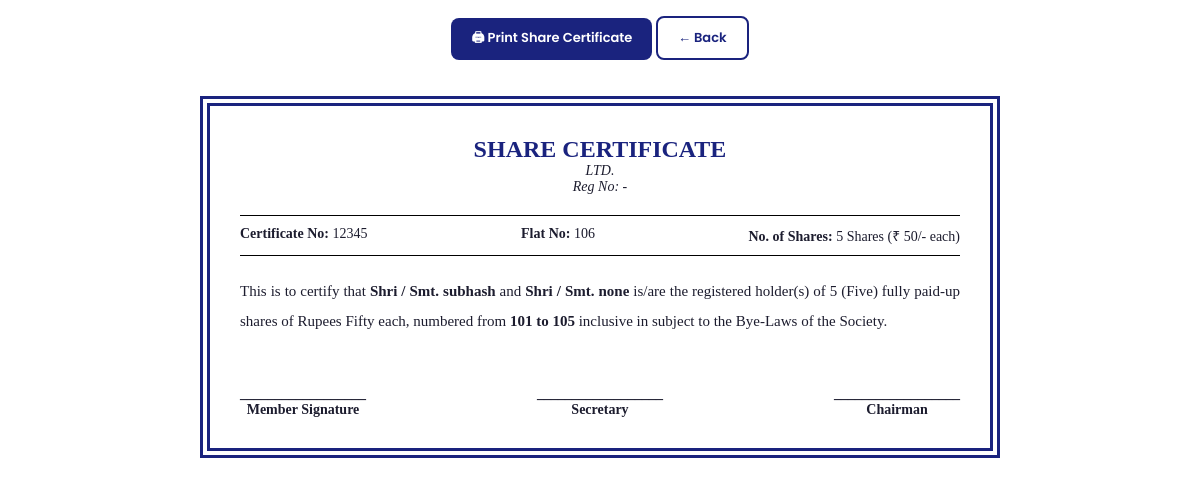
/registers/print/share-cert/3, run on the app's committed database.
### tables this page shows
CREATE TABLE members (
        id INTEGER PRIMARY KEY AUTOINCREMENT,
        society_id INTEGER, member_type TEXT DEFAULT 'Single',
        name TEXT, joint_name TEXT, flat_no TEXT, building_no TEXT,
        share_cert_no TEXT, mobile TEXT, email TEXT, nomination TEXT,
        created_at TEXT DEFAULT (date('now'))
    );

### routes/registers.py (the view)
@registers_bp.route('/registers/print/share-cert/<int:mid>')
def print_share_cert(mid):
    db = get_db()
    soc = db.execute('SELECT * FROM societies WHERE id=?',(sid(),)).fetchone()
    member = db.execute('SELECT * FROM members WHERE id=?',(mid,)).fetchone()
    db.close()
    return render_template('share_cert_print.html', society=soc, member=member)

### database.py (called while the page is built)
def get_db():
    conn = sqlite3.connect(DB_PATH)
    conn.row_factory = sqlite3.Row
    return conn

### routes/registers.py (called while the page is built)
def sid(): return session.get('society_id')

### templates/share_cert_print.html (shortened to what this page needs)
<!DOCTYPE html>
<html>
<head>
  <link rel="stylesheet" href="{{ url_for('static', filename='css/style.css') }}">
</head>
<body>
<div class="no-print" style="text-align:center;padding:16px;">
  <button onclick="window.print()" class="btn btn-primary">🖨 Print Share Certificate</button>
  <a href="{{ url_for('registers.registers', type='Share') }}" class="btn btn-outline">← Back</a>
</div>
<div class="cert-box">
  <div class="cert-header">SHARE CERTIFICATE</div>
  <div class="cert-subheader">{{ society.society_name|upper }} LTD.<br>Reg No: {{ society.register_no or '-' }}</div>
  <div class="cert-details">
    <div><strong>Certificate No:</strong> {{ member.share_cert_no }}</div>
    <div><strong>Flat No:</strong> {{ member.flat_no }}</div>
    <div><strong>No. of Shares:</strong> 5 Shares (₹ 50/- each)</div>
  </div>
  <div class="cert-body">
    This is to certify that <strong>Shri / Smt. {{ member.name }}</strong>
    {% if member.joint_name %} and <strong>Shri / Smt. {{ member.joint_name }}</strong>{% endif %}
    is/are the registered holder(s) of 5 (Five) fully paid-up shares of Rupees Fifty each, numbered from
    <strong>101 to 105</strong> inclusive in <strong>{{ society.society_name }}</strong> subject to the Bye-Laws of the Society.
  </div>
  <div style="margin-top:50px;display:flex;justify-content:space-between;font-size:14px;font-weight:bold;">
    <div>__________________<br>Member Signature</div>
    <div>__________________<br>Secretary</div>
    <div>__________________<br>Chairman</div>
  </div>
</div>
</body>
</html>

### static/css/base.css (style rules this page uses)
:root { --primary:#1a237e; --primary-l:#283593; --accent:#f9a825; --accent-l:#fdd835; --bg:#f0f2f5; --white:#fff; --sidebar-w:240px; --text:#1c1c2e; --muted:#6b7280; --border:#e5e7eb; --success:#16a34a; --error:#dc2626; --warn:#f59e0b; --shadow:0 2px 12px rgba(26,35,126,.10); --radius:12px; }
* { margin:0;padding:0;box-sizing:border-box; }
body { font-family:'Poppins',sans-serif;background:var(--bg);color:var(--text);font-size:14px; }

### static/css/components.css (style rules this page uses)
.btn { padding:10px 20px;border:none;border-radius:8px;font-family:'Poppins',sans-serif; font-size:13px;font-weight:600;cursor:pointer;transition:all .2s;text-decoration:none; display:inline-flex;align-items:center;gap:6px; }
.btn-primary { background:var(--primary);color:#fff; }
.btn-outline { background:transparent;border:2px solid var(--primary);color:var(--primary); }

### templates/share_cert_print.html (style rules this page uses)
body { background: white; font-family: 'Times New Roman', serif; }
.cert-box { max-width: 800px; margin: 20px auto; padding: 30px; border: 10px double #1a237e; text-align: center; }
.cert-header { font-size: 24px; font-weight: bold; text-transform: uppercase; color: #1a237e; }
.cert-subheader { font-size: 14px; margin-bottom: 20px; font-style: italic; }
.cert-body { font-size: 15px; line-height: 2; margin: 20px 0; text-align: justify; }
.cert-details { display: flex; justify-content: space-between; margin: 20px 0; font-size: 14px; border-top: 1px solid #000; border-bottom: 1px solid #000; padding: 10px 0; }

### data on the page
members: share_cert_no "12345", flat_no "106", name "subhash", joint_name "none"

### other printed values
{{ society.register_no or '-' }} "-"
